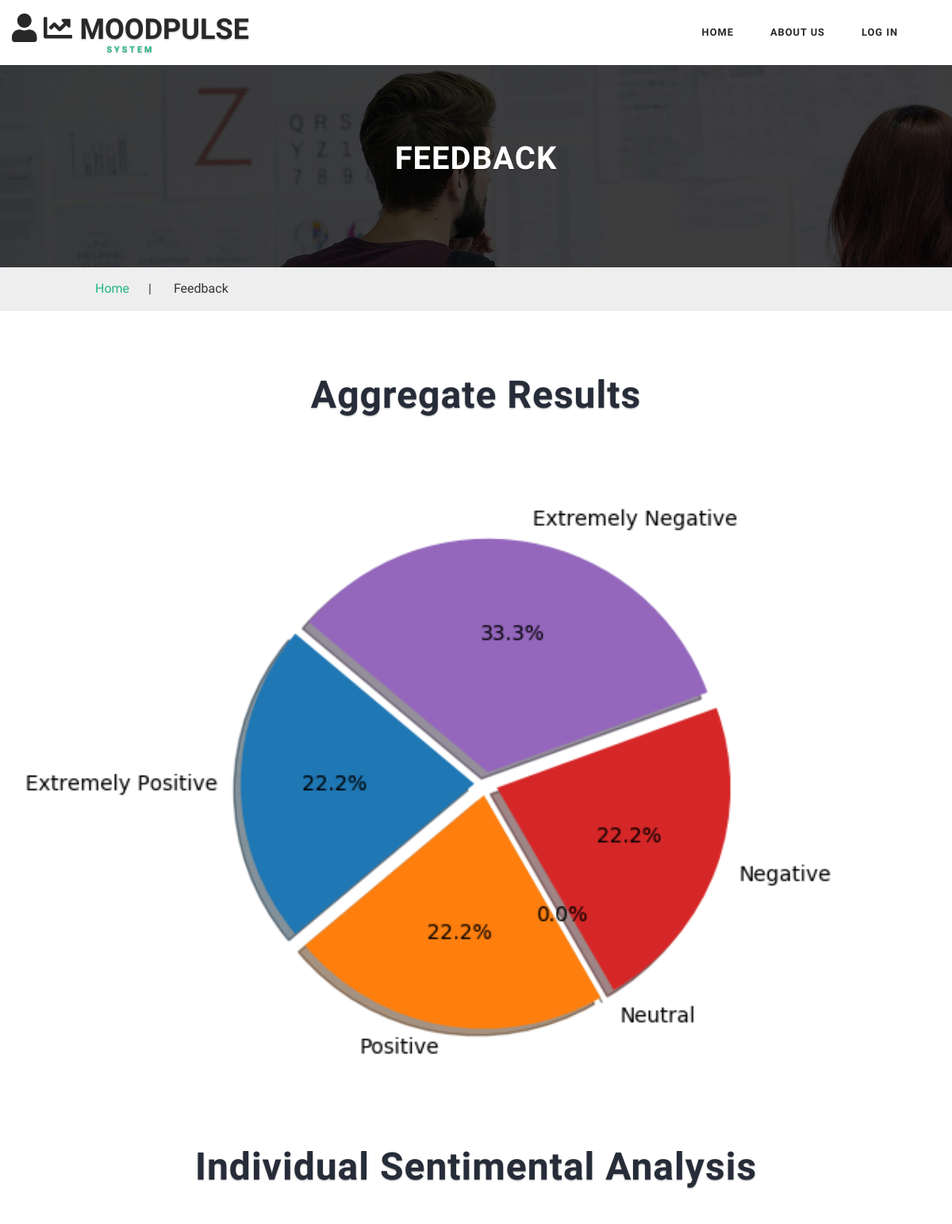
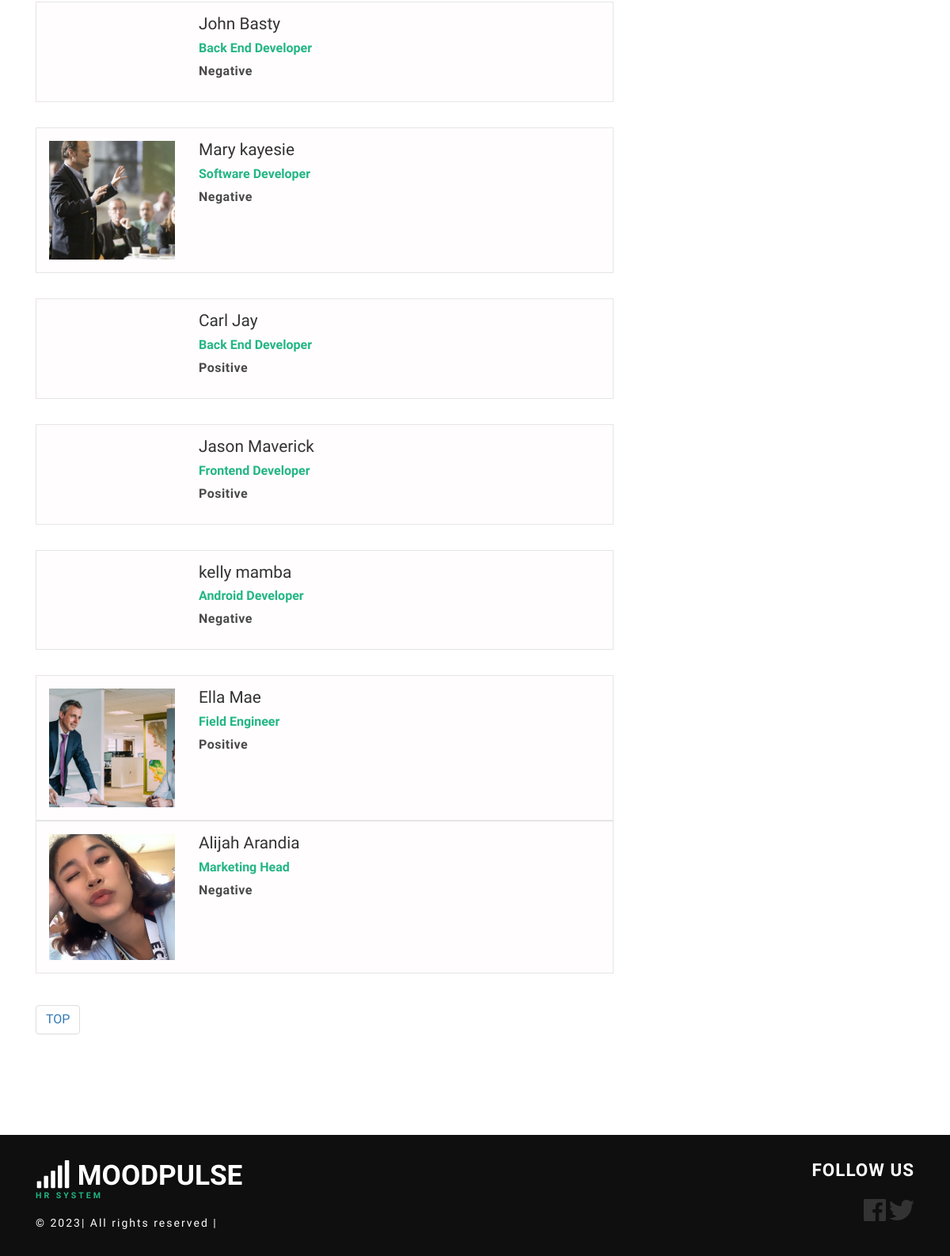
Screenshot of /HR/feedback/ with the database file from the repository (2 pictures, top to bottom).
### HR/models.py (models this page shows, shortened)
class Employee(models.Model):
    id = models.BigAutoField(primary_key=True)
    emp = models.OneToOneField(User, on_delete=models.CASCADE)
    name = models.CharField(max_length=50)
    dob = models.DateField()
    sex = models.CharField(max_length=20)
    address = models.CharField(max_length=200)
    marital_status = models.CharField(max_length=30)
    contact = models.IntegerField()
    joining_date = models.DateField()
    position = models.CharField(max_length=100)
    emp_status = models.CharField(max_length=70)
    salary = models.CharField(max_length=30)
    bank_name = models.CharField(max_length=100)
    bank_account = models.IntegerField()
    skill_set = models.TextField()
    image = models.ImageField(upload_to='HR/static/HR')

class Feedback(models.Model):
    id = models.BigAutoField(primary_key=True)
    feed = models.ForeignKey(User, on_delete=models.CASCADE)
    feedback_text = models.TextField()
    respondent = models.CharField(max_length=50)
    date_time = models.DateTimeField()
    polarity = models.CharField(max_length=10)

### HR/views.py (the view)
# urls.py: path('feedback/', views.feedback, name='feedback'),
def feedback(request):
    context = {}
    rev = [0, 0, 0, 0, 0]
    feedbacks = []
    users = User.objects.all()
    for user in users:
        try:
            feed = Feedback.objects.get(feed=user)
            emp = Employee.objects.get(emp=user)
            feedbacks.append([emp, feed])
            if feed.polarity == 'Extremely Positive':
                rev[0] += 1
            elif feed.polarity == 'Positive':
                rev[1] += 1
            elif feed.polarity == 'Neutral':
                rev[2] += 1
            elif feed.polarity == 'Negative':
                rev[3] += 1
            else:
                rev[4] += 1
        except Feedback.DoesNotExist:
            pass  # Handle the specific exception for Feedback not found
    context["employees"] = feedbacks
    labels = ['Extremely Positive', 'Positive', 'Neutral', 'Negative', 'Extremely Negative']
    graph_path = os.path.join("static", "HR", "graph.png")
    pie_chart(rev, labels, graph_path)  # Updated function call
    return render(request, 'HR/feedback.html', context)

### HR/views.py (called while the page is built)
def pie_chart(reviews, label, graph_path):
    os.makedirs(os.path.dirname(graph_path), exist_ok=True)
    fig, ax = plt.subplots()
    ax.pie(reviews, labels=label, explode=(0.05, 0.05, 0.05, 0.05, 0.05),
           autopct='%1.1f%%', shadow=True, startangle=140)
    ax.axis('equal')
    graph_path = graph_path.replace('\\', '/')
    fig.savefig(graph_path)
    plt.close(fig)

### HR/templates/HR/feedback.html (shortened to what this page needs)
<!DOCTYPE html>
<html>
{% load static %}
<head>
    <link href="{% static 'HR/bootstrap.css' %}" rel="stylesheet" type="text/css" media="all"/>
    <link href="{% static 'HR/style.css' %}" rel="stylesheet" type="text/css" media="all"/>
</head>
<body>
<div class="header" id="home">
    <div class="content white agile-info">
        <nav class="navbar navbar-default" role="navigation">
            <div class="container">
                <div class="navbar-header">
                    <a class="navbar-brand" href="{% url 'HR:home' %}">
                        <h1>
                            <i class="fas fa-user"></i>
                            <i class="fas fa-chart-line"></i>
                            MoodPulse<label>System</label>
                          </h1>
                    </a>
                </div>
                <div class="collapse navbar-collapse" id="bs-example-navbar-collapse-1">
                    <nav class="link-effect-2" id="link-effect-2">
                        <ul class="nav navbar-nav">
                            <li><a href="{% url 'HR:home' %}" class="effect-3">Home</a></li>
                            <li><a href="{% url 'HR:about' %}" class="effect-3">About us</a></li>
                            {% if user.is_authenticated %}
                            <li><a href="{% url 'HR:logout' %}" class="effect-3">Log Out</a></li>
                            {% else %}
                            <li><a href="{% url 'HR:login' %}" class="effect-3">Log In</a></li>
                            {% endif %}
                        </ul>
                    </nav>
                </div>
            </div>
        </nav>
    </div>
</div>
<div class="inner_page_agile">
    <h3>Feedback</h3>
</div>
<div class="services-breadcrumb_w3layouts">
    <div class="inner_breadcrumb">
        <ul class="short_w3ls">
            <li><a href="{% url 'HR:home' %}">Home</a><span>|</span></li>
            <li>Feedback</li>
        </ul>
    </div>
</div>
<div class="banner-bottom">
    <div class="tittle_head_w3ls">
        <h3 class="tittle">Aggregate Results</h3>
    </div>
</div>
<div class="team_work_agile" style="background:url({% static 'HR/graph.png' %});background-size: cover;
  background-repeat: no-repeat;
  background-position: center; max-height:540px !important; width:auto;">
</div>
<div class="inner_content_info_agileits">
    <div class="container">
        <div class="tittle_head_w3ls">
            <h3 class="tittle">Individual Sentimental Analysis</h3>
        </div>
        <div class="inner_sec_grids_info_w3ls">
            <div class="col-md-8 job_info_left">
                {% for i in employees %}
                <div class="tab_grid_prof">
                    <div class="col-sm-3 loc_1">
                        <a href="single.html"><img src="{{MEDIA_URL}}{{i.0.image.url}}" alt=""></a>
                    </div>
                    <div class="col-sm-9">
                        <div class="location_box1">
                            <h6>{{i.0.name}}</h6>
                            <span class="m_2_prof">{{i.0.position}}</span>
                            <div class="person-info">
                                <ul>
                                    <li><span>{{i.1.polarity}}</span></li>
                                </ul>
                            </div>
                        </div>
                    </div>
                    <div class="clearfix"></div>
                </div>
                {% endfor %}
                <ul class="pagination paging w3-agileits-paging">
                    <ul class="pagination paging w3-agileits-paging">
                        <li>
                            <a href="#" aria-label="Top">TOP
                            </a>
                    </ul>
            </div>
        </div>
    </div>
</div>
<div class="footer_w3ls">
    <div class="container">
        <div class="footer_bottom">
            <div class="col-md-9 footer_bottom_grid">
                <div class="footer_bottom1">
                    <a href="{% url 'HR:home' %}">
                        <h2><span class="fa fa-signal" aria-hidden="true"></span> MoodPulse <label>Hr SYSTEM</label>
                        </h2>
                    </a>
                    <p>© 2023| All rights reserved | <a href="http://w3layouts.com"></a></p>
                </div>
            </div>
            <div class="col-md-3 footer_bottom_grid">
                <h6>Follow Us</h6>
                <div class="social">
                    <ul>
                        <li><a href="https://www.facebook.com/akshay.garg.1481"><i
                                class="fab fa-facebook fa-2x"></i></a></li>
                        <li><a href="https://twitter.com/MayankJindalMJ"><i class="fab fa-twitter fa-2x"></i></a></li>
                    </ul>
                </div>
            </div>
            <div class="clearfix"></div>
        </div>
    </div>
</div>
</body>
</html>

### HR/static/HR/style.css (style rules this page uses)
html, body { margin: 0; font-size: 100%; background: #fff; font-family: 'Work Sans', sans-serif; }
body a { text-decoration: none; transition: 0.5s all; -webkit-transition: 0.5s all; -moz-transition: 0.5s all; -o-transition: 0.5s all; -ms-transition: 0.5s all; }
h1, h2, h3, h4, h5, h6 { margin: 0; font-family: 'Work Sans', sans-serif; }
p { margin: 0; letter-spacing: 1px; font-size: 0.9em; }
ul { margin: 0; padding: 0; }
label { margin: 0; }
.content { margin: 0; padding: 0px; }
.navbar-nav { float: right; margin: 0; }
.content.white { background: #fff; padding: 1em 0; }
.navbar { position: relative; min-height: 50px; margin-bottom: 0!important; border: 1px solid transparent; }
.navbar-default { background-color: #fff; border-color: #fff; }
.navbar-brand { float: left; padding: 0!important; font-size: 18px; line-height: 0px!important; height: 0px!important; text-transform: uppercase; text-shadow: 0 1px 2px rgba(0, 0, 0, 0.29); }
.navbar-default a.navbar-brand h1 { color: #282828; font-weight: bold; }
.navbar-default .navbar-nav>li>a { color: #282828; font-size: 0.8em; letter-spacing: 1px; font-weight: 600; text-transform: uppercase; padding: 14px 8px; }
.navbar-nav>li>a { padding-top: 18px; padding-bottom: 15px; }
.navbar-default .navbar-brand label { color: #23B684; display: block; font-size: 0.3em; text-align: center; letter-spacing: 3px; }
.effect-3 { overflow: hidden; }
.effect-3:before { left: -1px; bottom: 0; width: 100%; height: 2px; background: #23B684; content: ''; position: absolute; transition: transform .5s ease; transform: translateX(-100%); -webkit-transform: translateX(-100%); -moz-transform: translateX(-100%); -o-transform: translateX(-100%); -ms-transform: translateX(-100%); }
.navbar-nav>li { float: left; margin: 0 15px; }
h3.tittle { color: #262c38; margin: 0; font-size: 3em; font-weight: 700; letter-spacing: 1px; text-align: center; text-shadow: 0 1px 2px rgba(0, 0, 0, 0.33); }
.inner_sec_grids_info_w3ls { margin-top: 4em; }
.banner-bottom, .services { padding: 6em 0; }
.inner_page_agile h3 { color: #fff; text-transform: uppercase; font-weight: 700; font-size: 2.5em; text-shadow: 0 1px 2px rgba(0, 0, 0, 0.29); letter-spacing: 1px; }
.services-breadcrumb_w3layouts { width: 100%; border: none; padding: 1em 0; background: #eee; }
.services-breadcrumb_w3layouts ul li span { padding: 0 1.5em; }
ul.short_w3ls { text-align: left; }
ul.short_w3ls li { list-style: none; display: inline-block; }
.inner_breadcrumb { width: 80%; margin: 0 auto; }
ul.short_w3ls li a { color: #23b684; text-decoration: none; }
.loc_1 { padding-left: 0; }
.location_box1 h6 { font-size: 1.3em; }
.loc_1 img { width: 100%; }
.inner_content_info_agileits { padding: 6em 0; }
.tab_grid_prof { padding: 1em; background: #fffdfd; padding: 1em; border: 1px solid rgba(221, 221, 221, 0.74); }
.person-info ul li { list-style: none; display: block; margin-bottom: 10px; color: #8a8a8a; font-size: 16px; letter-spacing: 0.5px; }
.person-info ul li span { width: 141px; display: inline-block; color: #4a4a4a; font-weight: 600; }
span.m_2_prof { font-weight: 600; color: #23b684; padding: 1em 0; line-height: 37px; }
.tab_grid_prof:nth-child(2), .tab_grid_prof:nth-child(4) { margin: 2em 0; }
.tab_grid_prof:nth-child(5) { margin: 0em 0 2em 0; }
.footer_bottom1 a { display: inline-block; }
.footer_w3ls { background: #0f0f10; }
.footer_bottom_grid:nth-child(2) { float: right; text-align: right; }
.footer_bottom { padding: 2em 0; }
.footer_bottom h6 { color: #ffffff; font-size: 1.4em; letter-spacing: 1px; margin-bottom: 1em; text-transform: uppercase; font-weight: 700; }
.footer_bottom1 p { color: #fff; font-size: 14px; letter-spacing: 2px; margin-top: 1em; }
.social ul { padding: 0; margin: 0; }
.social ul li { display: inline-block; }
.social ul li a { color: #333; text-align: center; }
.footer_bottom1 label { color: #23B684; display: block; font-size: 0.3em; letter-spacing: 3px; }
.footer_bottom1 h2 { font-size: 2.2em; text-transform: uppercase; text-shadow: 0 1px 2px rgba(0, 0, 0, 0.29); color: #fff; font-weight: 700; }
@media (max-width:1366px) { .inner_sec_grids_info_w3ls { margin-top: 3em; } }
@media (max-width:1366px) { .inner_content_info_agileits, .banner-bottom, .services { padding: 5em 0; } }

### rows the page displays
Employee: name "John Basty", position "Back End Developer", polarity "Negative"
Employee: image (picture), name "Mary kayesie", position "Software Developer", polarity "Negative"
Employee: name "Carl Jay", position "Back End Developer", polarity "Positive"
Employee: name "Jason Maverick", position "Frontend Developer", polarity "Positive"
Employee: name "kelly mamba", position "Android Developer", polarity "Negative"
Employee: image (picture), name "Ella Mae", position "Field Engineer", polarity "Positive"
Employee: image (picture), name "Alijah Arandia", position "Marketing Head", polarity "Negative"
